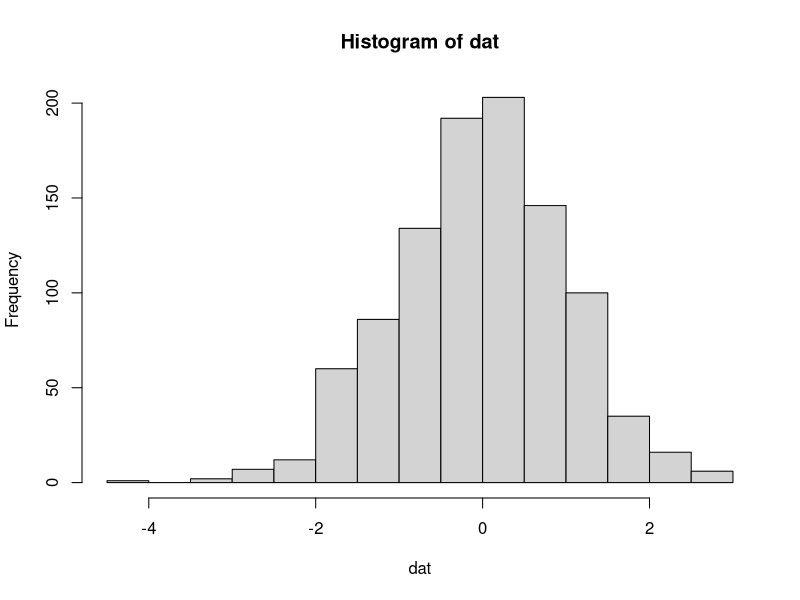

Reproduce this figure in R. (Note: this script raises an error after producing the figure.)
distribHist <- function(n, distrib) {
  arg <- match.arg(distrib, c("normal", "unif"))
  dat <- switch(arg, "normal" = rnorm(n), "unif" = runif(n))
  hist(dat)
}

distribHist(1000, "normal")
distribHist(1000, "uniform")
distribHist(1000, "uniform")